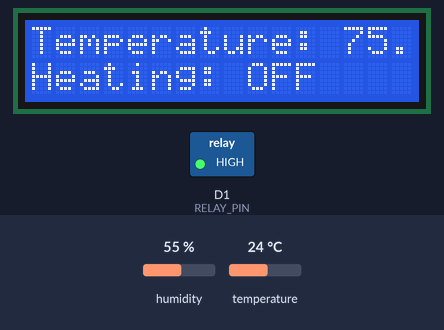
Simulated run of this sketch. Board: ESP8266 (NodeMCU). Shown: 16×2 character LCD, switched loads named in the sketch (green lamp = pin HIGH). Inputs (shaded band) come from the test bench; at power-on: temperature 24 °C, humidity 55 %. WiFi joins after 1.5 s; servers stay silent unless stated; what the sketch prints to the serial monitor is not drawn.

Above: at 2.7 s.
2.8 s: temperature set to 20.7 °C
At 6.7 s:
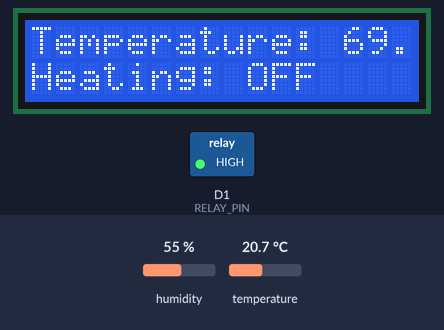
12.0 s: temperature set to 19.2 °C
At 15.2 s:
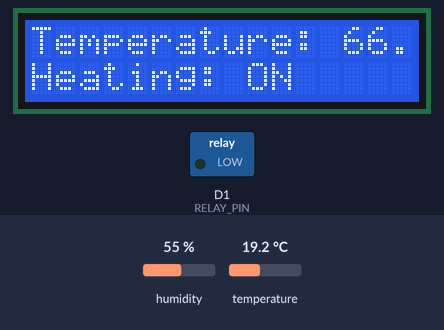
15.5 s: temperature set to 12 °C
At 18.5 s:
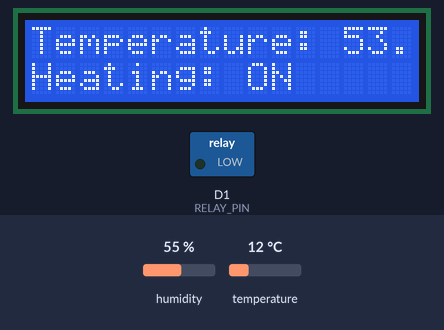
Timing chart, 0 to 20.0 s (numbered marks = the images above; inputs shaded):
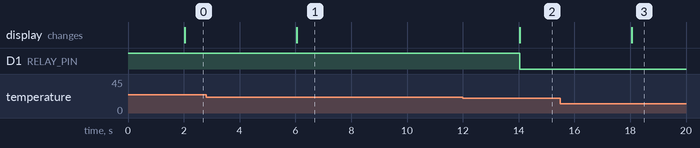

The sketch:

Thermostat_Pushover_Rest_WiFi.ino
```cpp
#include <ESP8266WiFi.h>
#include <DHT.h>
#include <Wire.h>
#include <LiquidCrystal_I2C.h>
#include <ESP8266HTTPClient.h>
#include <ESPAsyncTCP.h>
#include <ESPAsyncWebServer.h>

#define DHTPIN D2
#define DHTTYPE DHT22
#define RELAY_PIN D1

const char* ssid = "your_SSID";
const char* password = "your_PASSWORD";

const char* rest_token = "your_REST_TOKEN";

const char* pushover_user = "your_PUSHOVER_USER";
const char* pushover_token = "your_PUSHOVER_TOKEN";
const char* pushover_url = "https://api.pushover.net/1/messages.json";

DHT dht(DHTPIN, DHTTYPE);
LiquidCrystal_I2C lcd(0x27, 16, 2);
AsyncWebServer server(80);

int heat_temperature_setpoint = 68; // Set your desired temperature in Fahrenheit
long lastMsg = 0;

void setup() {
  pinMode(RELAY_PIN, OUTPUT);
  digitalWrite(RELAY_PIN, HIGH);

  Serial.begin(115200);
  dht.begin();
  lcd.init();
  lcd.backlight();

  setup_wifi();

  server.on("/temperature", HTTP_GET, [](AsyncWebServerRequest *request) {
    if (request->hasParam("token") && request->getParam("token")->value() == rest_token) {
      float t = dht.readTemperature(true);
      String json = "{\"temperature\": " + String(t) + "}";
      request->send(200, "application/json", json);
    } else {
      request->send(401, "text/plain", "Unauthorized");
    }
  });

  server.on("/setpoint", HTTP_POST, [](AsyncWebServerRequest *request) {
    if (request->hasParam("token") && request->getParam("token")->value() == rest_token) {
      if (request->hasParam("value", true)) {
        String value = request->getParam("value", true)->value();
        heat_temperature_setpoint = value.toInt();
        request->send(200, "text/plain", "Setpoint updated");
      } else {
        request->send(400, "text/plain", "Missing value parameter");
      }
    } else {
      request->send(401, "text/plain", "Unauthorized");
    }
  });

  server.begin();
}

void setup_wifi() {
  delay(10);
  Serial.print("Connecting to ");
  Serial.println(ssid);

  WiFi.begin(ssid, password);

  while (WiFi.status() != WL_CONNECTED) {
    delay(500);
    Serial.print(".");
  }

  Serial.println("");
  Serial.println("WiFi connected");
  Serial.println("IP address: ");
  Serial.println(WiFi.localIP());
}

void sendPushoverNotification(const char* message) {
  if (WiFi.status() == WL_CONNECTED) {
    HTTPClient http;
    http.begin(pushover_url);
    http.addHeader("Content-Type", "application/x-www-form-urlencoded");

    String post_data = "token=" + String(pushover_token) + "&user=" + String(pushover_user) + "&message=" + String(message);

    int httpCode = http.POST(post_data);

    if (httpCode > 0) {
      String response = http.getString();
      Serial.println(response);
    } else {
      Serial.printf("Error sending Pushover notification: %s", http.errorToString(httpCode).c_str());
    }

    http.end();
  }
}

void loop() {
  long now = millis();
  if (now - lastMsg > 2000) {
    lastMsg = now;

    float t = dht.readTemperature(true);

    if (isnan(t)) {
      Serial.println("Failed to read from DHT sensor!");
      return;
    }

    lcd.clear();
    lcd.setCursor(0, 0);
    lcd.print("Temperature: ");
    lcd.print(t);
    lcd.print(" F");

    if (t < heat_temperature_setpoint) {
      digitalWrite(RELAY_PIN, LOW); // Turn on the relay (start heating)
      lcd.setCursor(0, 1);
      lcd.print("Heating: ON");
      if (now - lastMsg > 2000) {
        sendPushoverNotification("Heating turned ON");
      }
    } else {
      digitalWrite(RELAY_PIN, HIGH); // Turn off the relay (stop heating)
      lcd.setCursor(0, 1);
      lcd.print("Heating: OFF");
      if (now - lastMsg > 2000) {
        sendPushoverNotification("Heating turned OFF");
      }
    }
  }
}
```

Measured:
- the behaviour switches between 20 and 19.9 °C on temperature (found by bisection; images 1 and 2)
- after the input at 2.8 s, the display: changes after 3.2 s (image 1)
- after the input at 12.0 s, D1 (RELAY_PIN): HIGH → LOW after 2.0 s; the display: changes after 2.0 s (image 2)
- after the input at 15.5 s, the display: changes after 2.5 s (image 3)
